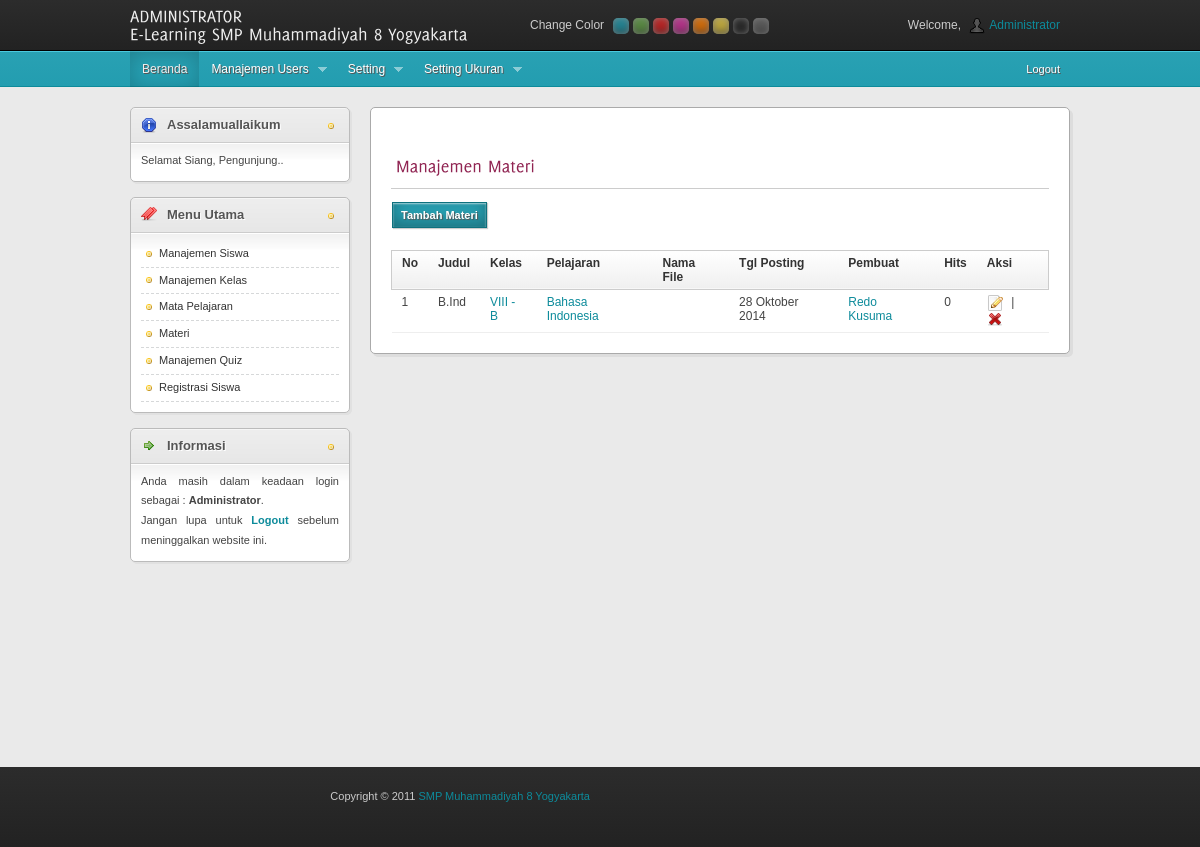
Page /administrator/media_admin.php?module=materi (signed in) on the committed database.
### tables this page shows
CREATE TABLE `file_materi` (
  `id_file` int(7) NOT NULL AUTO_INCREMENT,
  `judul` varchar(100) NOT NULL,
  `id_kelas` varchar(5) NOT NULL,
  `id_matapelajaran` varchar(5) NOT NULL,
  `nama_file` varchar(100) NOT NULL,
  `tgl_posting` date NOT NULL,
  `pembuat` varchar(50) NOT NULL,
  `hits` int(3) NOT NULL,
  PRIMARY KEY (`id_file`)
);

CREATE TABLE `kelas` (
  `id` int(5) NOT NULL AUTO_INCREMENT,
  `id_kelas` varchar(5) NOT NULL,
  `nama` varchar(100) NOT NULL,
  `id_pengajar` int(9) NOT NULL,
  `id_siswa` int(9) NOT NULL,
  PRIMARY KEY (`id`)
);

CREATE TABLE `mata_pelajaran` (
  `id` int(5) NOT NULL AUTO_INCREMENT,
  `id_matapelajaran` varchar(10) NOT NULL,
  `nama` varchar(100) NOT NULL,
  `id_kelas` varchar(5) NOT NULL,
  `id_pengajar` int(9) NOT NULL,
  `deskripsi` text NOT NULL,
  PRIMARY KEY (`id`),
  KEY `id_kelas` (`id_kelas`)
);

CREATE TABLE `pengajar` (
  `id_pengajar` int(9) NOT NULL AUTO_INCREMENT,
  `nip` char(12) NOT NULL,
  `nama_lengkap` varchar(100) NOT NULL,
  `username_login` varchar(100) NOT NULL,
  `password_login` varchar(100) NOT NULL,
  `level` varchar(50) NOT NULL DEFAULT 'pengajar',
  `alamat` text NOT NULL,
  `tempat_lahir` varchar(100) NOT NULL,
  `tgl_lahir` date NOT NULL,
  `jenis_kelamin` enum('L','P') NOT NULL,
  `agama` varchar(20) NOT NULL,
  `no_telp` varchar(20) NOT NULL,
  `email` varchar(50) DEFAULT NULL,
  `foto` varchar(100) NOT NULL,
  `website` varchar(100) DEFAULT NULL,
  `jabatan` varchar(200) NOT NULL,
  `blokir` enum('Y','N') NOT NULL DEFAULT 'N',
  `id_session` varchar(100) NOT NULL,
  PRIMARY KEY (`id_pengajar`)
);

CREATE TABLE `modul` (
  `id_modul` int(5) NOT NULL AUTO_INCREMENT,
  `nama_modul` varchar(50) NOT NULL,
  `link` varchar(100) NOT NULL,
  `static_content` text NOT NULL,
  `gambar` varchar(100) NOT NULL,
  `publish` enum('Y','N') NOT NULL DEFAULT 'Y',
  `status` enum('pengajar','admin') NOT NULL,
  `aktif` enum('Y','N') NOT NULL DEFAULT 'Y',
  `urutan` int(5) NOT NULL,
  `link_seo` varchar(50) NOT NULL,
  PRIMARY KEY (`id_modul`)
);

### configurasi/fungsi_indotgl.php (called while the page is built, shortened)
<?php
	function tgl_indo($tgl){
			$tanggal = substr($tgl,8,2);
			$bulan = getBulan(substr($tgl,5,2));
			$tahun = substr($tgl,0,4);
			return $tanggal.' '.$bulan.' '.$tahun;
	}
	function getBulan($bln){
				switch ($bln){
					case 10:
						return "Oktober";
						break;
				}
			}
?>

### administrator/modul/mod_materi/materi.php (the view, shortened to what this page needs)
<?php
 if (empty($_SESSION['username']) AND empty($_SESSION['passuser'])){
  echo "<link href=../css/style.css rel=stylesheet type=text/css>";
  echo "<div class='error msg'>Untuk mengakses Modul anda harus login.</div>";
}
else{
$aksi="modul/mod_materi/aksi_materi.php";
switch($_GET[act]){
  default:
    if ($_SESSION[leveluser]=='admin'){
        $tampil_materi = mysql_query("SELECT * FROM file_materi ORDER BY id_kelas");
        $cek_materi = mysql_num_rows($tampil_materi);
        if(!empty($cek_materi)){
        echo "<h2>Manajemen Materi</h2><hr>
          <input class='button blue' type=button value='Tambah Materi' onclick=\"window.location.href='?module=materi&act=tambahmateri';\">";
        echo "<br><br><table id='table1' class='gtable sortable'><thead>
          <tr><th>No</th><th>Judul</th><th>Kelas</th><th>Pelajaran</th><th>Nama File</th><th>Tgl Posting</th><th>Pembuat</th><th>Hits</th><th>Aksi</th></tr></thead>";
       $no=1;
    while ($r=mysql_fetch_array($tampil_materi)){
      $tgl_posting   = tgl_indo($r[tgl_posting]);
       echo "<tr><td>$no</td>
             <td>$r[judul]</td>";
             $kelas = mysql_query("SELECT * FROM kelas WHERE id_kelas = '$r[id_kelas]'");
             $cek_kelas = mysql_num_rows($kelas);
             if(!empty($cek_kelas)){
             while($k=mysql_fetch_array($kelas)){
                 echo "<td><a href=?module=kelas&act=detailkelas&id=$r[id_kelas] title='Detail Kelas'>$k[nama]</td>";
             }
             }else{
                 echo"<td></td>";
             }
             $pelajaran = mysql_query("SELECT * FROM mata_pelajaran WHERE id_matapelajaran = '$r[id_matapelajaran]'");
             $cek_pelajaran = mysql_num_rows($pelajaran);
             if(!empty($cek_pelajaran)){
             while($p=mysql_fetch_array($pelajaran)){
                echo "<td><a href=?module=matapelajaran&act=detailpelajaran&id=$r[id_matapelajaran] title='Detail pelajaran'>$p[nama]</a></td>";
             }
             }else{
                 echo"<td></td>";
             }
             echo "<td>$r[nama_file]</td>
             <td>$tgl_posting</td>";
             $pelajaran2 = mysql_query("SELECT * FROM mata_pelajaran WHERE id_matapelajaran = '$r[id_matapelajaran]'");
             $p2 = mysql_fetch_array($pelajaran2);
             $pengajar2 = mysql_query("SELECT * FROM pengajar WHERE id_pengajar = '$p2[id_pengajar]'");
             $cek_pengajar2 = mysql_num_rows($pengajar2);
             if(!empty($cek_pengajar2)){
                 while ($p3= mysql_fetch_array($pengajar2)){
                 echo "<td><a href=?module=admin&act=detailpengajar&id=$p3[id_pengajar] title='Detail Pengajar'>$p3[nama_lengkap]</a></td>";
             }
             }else{
                 echo "<td>$r[pembuat]</td>";
             }
             echo"<td>$r[hits]</td>
             <td><a href='?module=materi&act=editmateri&id=$r[id_file]' title='Edit'><img src='images/icons/edit.png' alt='Edit' /></a> |
                 <a href=javascript:confirmdelete('$aksi?module=materi&act=hapus&id=$r[id_file]') title='Hapus'><img src='images/icons/cross.png' alt='Delete' /></a></td></tr>";
      $no++;
    }
    echo "</table>";
    }else{
        echo "<script>window.alert('Tidak ada materi');
            window.location=(href='?module=home')</script>";
    }
    }
    break;
}
}
?>

### administrator/menu.php (shortened to what this page needs)
<?php
if ($_SESSION['leveluser']=='admin'){
  $sql=mysql_query("select * from modul where aktif='Y' order by urutan");
  while ($m=mysql_fetch_array($sql)){
    echo "<li class='garisbawah'><a href='$m[link]'>$m[nama_modul]</a></li>";
  }
}
elseif ($_SESSION['leveluser']=='pengajar'){
  $sql=mysql_query("select * from modul where status='pengajar' and aktif='Y' order by urutan");
  while ($m=mysql_fetch_array($sql)){
    echo "<li class='garisbawah'><a href='$m[link]'>$m[nama_modul]</a></li>";
  }
}
?>

### administrator/css/style.css (style rules this page uses)
html,body { height:100% }
body { color:#444;background:#eaeaea;font:12px/1.8 Arial,sans-serif }
input,button,select,textarea { font:12px/15px Arial,sans-serif }
a { color:#0d8b9b;text-decoration:none }
h1,h2 { font-weight:normal }
h2 { font-size:18px }
article h2 { color:#902452;margin:15px 0 10px }
#dashboard h2 { margin:30px 0 10px 5px }
.box ul li { padding:0;border-bottom:1px dashed #D6D8D9 }
.box ul li a { padding:3px 5px 3px 18px;color:#333;display:block;background:url(../images/icons/bullet_yellow.png) 0 center no-repeat }
.gtable { width:100% }
.gtable th { text-align:left;padding:5px 10px }
.gtable thead tr { color:#333;border:1px solid #ccc }
.gtable thead th { background:#efefef }
.gtable tbody tr td { border-bottom:1px solid #eee }
.gtable tbody tr:nth-child(odd) td,.detailtable tbody tr.odd td { background-color:#fff }
.gtable td { padding:5px 10px }
.gtable img { vertical-align:middle;margin-right:5px }
.button { font:11px Tahoma,sans-serif;font-weight:bold;color:#fff;display:inline-block;zoom:1;*display:inline;vertical-align:baseline;margin:0 3px 0 1px;outline:none;cursor:pointer;text-align:center;padding:6px 8px;text-shadow:1px 1px 1px #555;width:auto;overflow:visible;line-height:110% }
.button.blue { border:1px solid #0d717e;background:#28a0b2 }
.button { -webkit-box-shadow:inset 0 1px 2px rgba(255,255,255,.6),inset 0 -5px 15px rgba(0,0,0,.3),1px 1px 1px #ccc;-moz-box-shadow:inset 0 1px 2px rgba(255,255,255,.6),inset 0 -5px 15px rgba(0,0,0,.3),1px 1px 1px #ccc;box-shadow:inset 0 1px 2px rgba(255,255,255,.6),inset 0 -5px 15px rgba(0,0,0,.3),1px 1px 1px #ccc }
.gtable thead th { background:-webkit-gradient(linear,0 0,0 bottom,from(#fff),to(#efefef));background:-moz-linear-gradient(#fff,#efefef);background:linear-gradient(#fff,#efefef);-pie-background:linear-gradient(#fff,#efefef) }

### administrator/css/skins/blue.css (style rules this page uses)
.button { border: 1px solid #0d717e; background: #28a0b2; }

### administrator/css/skins/orange.css (style rules this page uses)
a { color: #f47a20; }
.button { border: 1px solid #c16729; background: #ff9435; }

### administrator/css/skins/red.css (style rules this page uses)
a { color: #dd0000; }
.button { border: 1px solid #9c0606; background: #e85353; }

### administrator/css/skins/green.css (style rules this page uses)
a { color: #67A54B; }
.button { border: 1px solid #3b6e22; background: #75ae5c; }

### administrator/css/skins/purple.css (style rules this page uses)
a { color: #db36a4; }
.button { border: 1px solid #981271; background: #cb60b3; }

### administrator/css/skins/yellow.css (style rules this page uses)
a { color: #a5984d; }
.button { border: 1px solid #af9827; background: #f2de6f; }

### administrator/css/skins/black.css (style rules this page uses)
a { color: #666; }
.button { border: 1px solid #000; background: #444; }

### administrator/css/skins/gray.css (style rules this page uses)
a { color: #666; }
.button { border: 1px solid #444; background: #888; }

### rows in the picture
file_materi: judul "B.Ind", tgl_posting "28 Oktober 2014", hits "0"
kelas: nama "VIII - B"
mata_pelajaran: nama "Bahasa Indonesia"
pengajar: nama_lengkap "Redo Kusuma"
modul: nama_modul "Manajemen Siswa"
modul: nama_modul "Manajemen Kelas"
modul: nama_modul "Mata Pelajaran"
modul: nama_modul "Materi"
modul: nama_modul "Manajemen Quiz"
modul: nama_modul "Registrasi Siswa"
